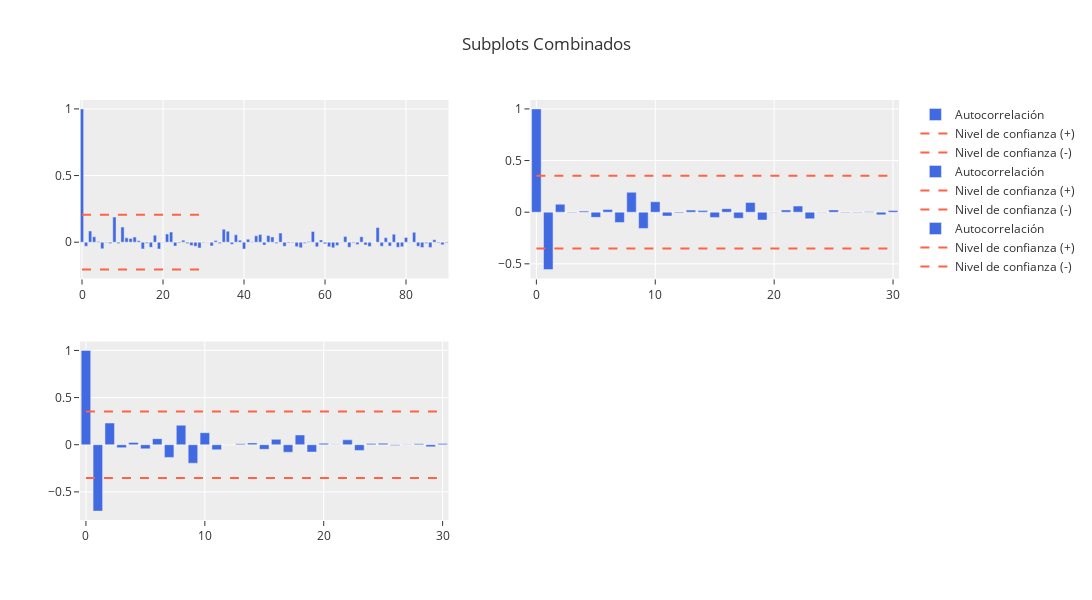

Notebook code cell kept with this figure:
### Code cell
# Calcular autocorrelaciones
corr = correlation(diario['value'], lags=90)
corr_dif1 = correlation(diferenciada['value'], lags=30)
corr_dif2 = correlation(diferenciada_2['value'], lags=30)

# Crear los autocorrelogramas
corr_original = autocorrelogram(corr, lags=30)
correlo_dif1 = autocorrelogram(corr_dif1, lags=30)
correlo_dif2 = autocorrelogram(corr_dif2, lags=30)

# Agrupar las figuras en un diccionario
figuras = {
    'Original': corr_original,
    'Diff1': correlo_dif1,
    'Diff2': correlo_dif2
}

# Organizar las figuras en subplots
corr_fig = arrange_figures_in_subplots(list(figuras.values()), 2, 2)
corr_fig.show()

### Figure 1 — Plotly figure (JSON) as saved in the notebook; plotly's stock layout.template omitted (floating-point values rounded to 4 significant figures)
{"data": [{"marker": {"color": "royalblue"}, "name": "Autocorrelación", "type": "bar", "x": [0, 1, 2, 3, 4, 5, 6, 7, 8, 9, 10, 11, 12, 13, 14, 15, 16, 17, 18, 19, 20, 21, 22, 23, 24, 25, 26, 27, 28, 29, 30, 31, 32, 33, 34, 35, 36, 37, 38, 39, 40, 41, 42, 43, 44, 45, 46, 47, 48, 49, 50, 51, 52, 53, 54, 55, 56, 57, 58, 59, 60, 61, 62, 63, 64, 65, 66, 67, 68, 69, 70, 71, 72, 73, 74, 75, 76, 77, 78, 79, 80, 81, 82, 83, 84, 85, 86, 87, 88, 89, 90], "xaxis": "x", "y": [1, -0.02994, 0.08409, 0.04037, 0.004431, -0.04965, -0.004069, -0.009863, 0.1889, -0.01036, 0.114, 0.03241, 0.02842, 0.03897, 0.0108, -0.05039, -0.008695, -0.03854, 0.05228, -0.05101, 0.001373, 0.06155, 0.07594, -0.02941, -0.005452, 0.01526, -0.01007, -0.02492, -0.03111, -0.04336, -0.004857, 0.001741, -0.02767, 0.01191, -0.009224, 0.09678, 0.08261, -0.01631, 0.05549, 0.01539, -0.05107, 0.02202, 0.003432, 0.04776, 0.05772, -0.0219, 0.05011, 0.03987, -0.01016, 0.06822, -0.03097, -0.006346, -0.004679, -0.03338, -0.04161, -0.007231, 0.006055, 0.08074, -0.03463, 0.01739, -0.01187, -0.03433, -0.0426, -0.02426, -0.002436, 0.04302, -0.03793, -0.006338, -0.01648, 0.04145, -0.02056, -0.0323, -0.0001351, 0.1102, -0.0305, 0.03374, -0.02944, 0.05995, -0.03817, -0.03386, 0.03545, 0.001955, 0.0739, -0.03073, -0.03978, -0.007274, -0.04043, 0.01806, -0.00573, -0.01989, -0.005455], "yaxis": "y"}, {"line": {"color": "tomato", "dash": "dash"}, "mode": "lines", "name": "Nivel de confianza (+)", "type": "scatter", "x": [0, 30], "xaxis": "x", "y": [0.2055, 0.2055], "yaxis": "y"}, {"line": {"color": "tomato", "dash": "dash"}, "mode": "lines", "name": "Nivel de confianza (-)", "type": "scatter", "x": [0, 30], "xaxis": "x", "y": [-0.2055, -0.2055], "yaxis": "y"}, {"marker": {"color": "royalblue"}, "name": "Autocorrelación", "type": "bar", "x": [0, 1, 2, 3, 4, 5, 6, 7, 8, 9, 10, 11, 12, 13, 14, 15, 16, 17, 18, 19, 20, 21, 22, 23, 24, 25, 26, 27, 28, 29, 30], "xaxis": "x2", "y": [1, -0.5555, 0.07731, -0.004493, 0.01046, -0.04994, 0.02551, -0.09977, 0.193, -0.1571, 0.1009, -0.0373, -0.008393, 0.02037, 0.01533, -0.05063, 0.03457, -0.05858, 0.09435, -0.07566, -0.003493, 0.02195, 0.05947, -0.06358, 0.001156, 0.02222, -0.005095, -0.004179, 0.003223, -0.02492, 0.01681], "yaxis": "y2"}, {"line": {"color": "tomato", "dash": "dash"}, "mode": "lines", "name": "Nivel de confianza (+)", "type": "scatter", "x": [0, 30], "xaxis": "x2", "y": [0.352, 0.352], "yaxis": "y2"}, {"line": {"color": "tomato", "dash": "dash"}, "mode": "lines", "name": "Nivel de confianza (-)", "type": "scatter", "x": [0, 30], "xaxis": "x2", "y": [-0.352, -0.352], "yaxis": "y2"}, {"marker": {"color": "royalblue"}, "name": "Autocorrelación", "type": "bar", "x": [0, 1, 2, 3, 4, 5, 6, 7, 8, 9, 10, 11, 12, 13, 14, 15, 16, 17, 18, 19, 20, 21, 22, 23, 24, 25, 26, 27, 28, 29, 30], "xaxis": "x3", "y": [1, -0.7034, 0.2298, -0.03113, 0.02422, -0.04367, 0.06452, -0.1344, 0.2067, -0.1955, 0.1275, -0.05377, 4.471e-05, 0.01083, 0.01965, -0.04862, 0.05732, -0.0791, 0.1038, -0.07786, 0.01505, -0.003954, 0.05173, -0.06041, 0.01404, 0.01555, -0.009077, -0.002097, 0.01145, -0.02253, 0.01368], "yaxis": "y3"}, {"line": {"color": "tomato", "dash": "dash"}, "mode": "lines", "name": "Nivel de confianza (+)", "type": "scatter", "x": [0, 30], "xaxis": "x3", "y": [0.352, 0.352], "yaxis": "y3"}, {"line": {"color": "tomato", "dash": "dash"}, "mode": "lines", "name": "Nivel de confianza (-)", "type": "scatter", "x": [0, 30], "xaxis": "x3", "y": [-0.352, -0.352], "yaxis": "y3"}], "layout": {"height": 600, "title": {"text": "Subplots Combinados"}, "width": 1200, "xaxis": {"anchor": "y", "domain": [0, 0.45]}, "xaxis2": {"anchor": "y2", "domain": [0.55, 1]}, "xaxis3": {"anchor": "y3", "domain": [0, 0.45]}, "xaxis4": {"anchor": "y4", "domain": [0.55, 1]}, "yaxis": {"anchor": "x", "domain": [0.575, 1]}, "yaxis2": {"anchor": "x2", "domain": [0.575, 1]}, "yaxis3": {"anchor": "x3", "domain": [0, 0.425]}, "yaxis4": {"anchor": "x4", "domain": [0, 0.425]}}}
